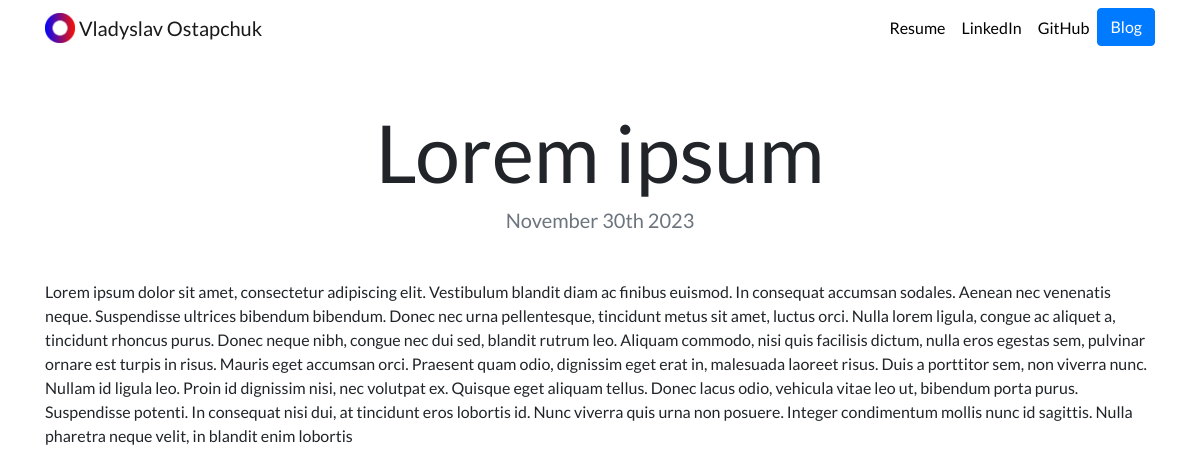
The app's page /blog/4/ with its own data.
### blog_app/models.py (models this page shows, shortened)
class Blog(models.Model):
    title = models.CharField(max_length=100)
    description = models.CharField(max_length=1000)
    date = models.DateField(default=timezone.now)

### blog_app/views.py (the view)
# urls.py: path('<int:blog_id>/', views.detail, name='detail'),
def detail(req, blog_id):
    blog = get_object_or_404(Blog, pk=blog_id)
    return render(req, 'blog/detail.html', {'blog':blog})

### blog_app/templates/blog/detail.html
{% extends "portfolio/base.html" %}
{% load static %}
{% block content %}
<h1 class="text-center mt-5" id="blogdetailtitle">{{ blog.title }}</h1>
<h5 class="text-center text-muted mb-5">{{ blog.date|date:'F jS Y' }}</h5>
{{ blog.description|safe }}
{% endblock %}

### portfolio_app/static/portfolio_app/custom.css (style rules this page uses)
body { font-family: 'Lato', sans-serif; }
@media (min-width: 992px) { #blogdetailtitle { font-size: 5rem; } }

### records on screen
Blog: title "Lorem ipsum", date "November 30th 2023", description "Lorem ipsum dolor sit amet, consectetur adipiscing elit. Vestibulum blandit diam ac finibus euismod. In consequat accumsan sodales. Aenean nec venenatis neque. Suspendisse ultrices bibendum bibendum. Donec nec urna pellentesque, tincidunt metus sit amet, luctus orci. Nulla lorem ligula, congue ac aliquet a, tincidunt rhoncus purus. Donec neque nibh, congue nec dui sed, blandit rutrum leo. Aliquam commodo, nisi quis facilisis dictum, nulla eros egestas sem, pulvinar ornare est turpis in risus. Mauris eget accumsan orci. Praesent quam odio, dignissim eget erat in, malesuada laoreet risus. Duis a porttitor sem, non viverra nunc. Nullam id ligula leo. Proin id dignissim nisi, nec volutpat ex.…"
